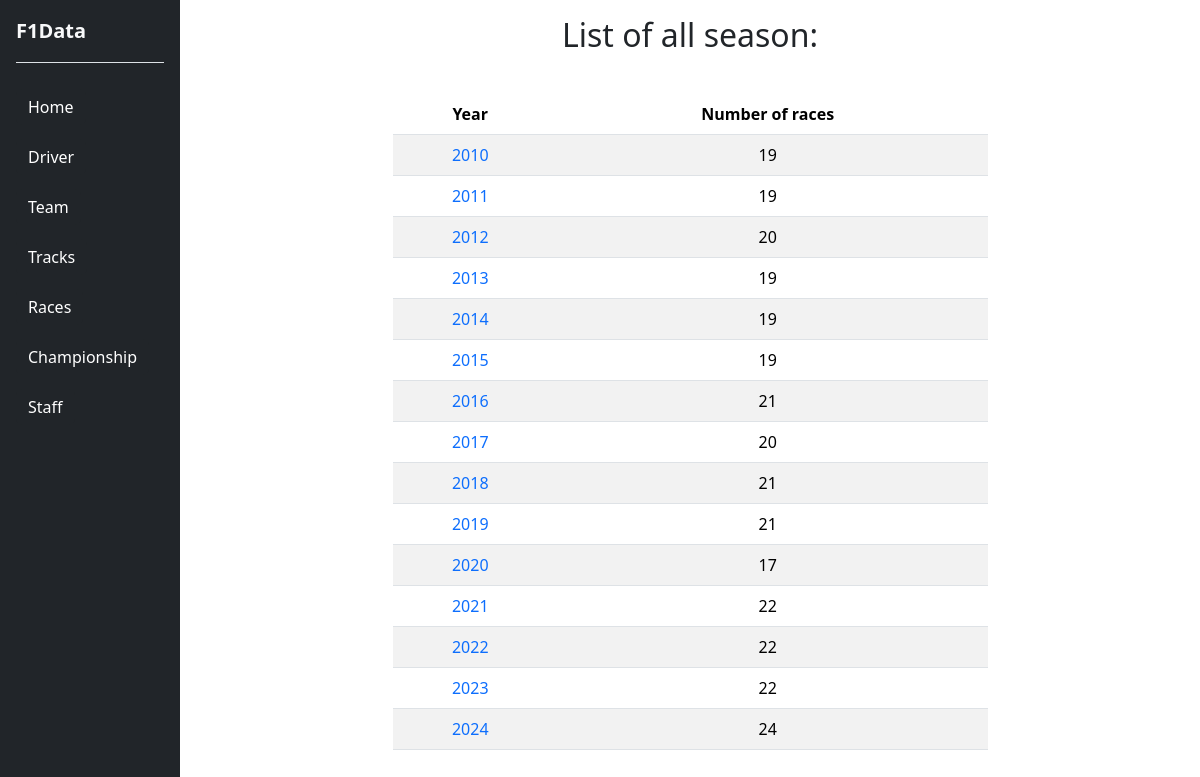
Screenshot of /championship.php?page=list with the database file from the repository.
### tables this page shows
create table Championship (
     championshipYear int not null,
     roundNumber int not null,
     primary key (championshipYear));

### championship.php (called while the page is built, shortened)
<?php
require_once 'bootstrap.php';
switch ($_GET['page']) {
    case 'list':
        $templateParams['title'] = 'F1Data - Championship list';
        $templateParams['name'] = 'championship/championshipListPage.php';
        $templateParams['season'] = $db->getAllChampionship();
        break;
}
require 'template/base.php';

### db/database.php (called while the page is built, shortened)
<?php
class DatabaseHelper
{
    private $db;
    public function __construct($servername, $username, $password, $dbname, $port)
    {
        $this->db = new mysqli($servername, $username, $password, $dbname, $port);
    }
    public function getAllChampionship()
    {
        $stmt = $this->db->prepare("SELECT * FROM Championship");
        $stmt->execute();
        $result = $stmt->get_result();
        return $result->fetch_all(MYSQLI_ASSOC);
    }
}

### bootstrap.php (called while the page is built, shortened)
<?php
require "db/database.php";
$db = new DatabaseHelper("localhost", "root", "", "F1Database", 3306);

### template/championship/championshipListPage.php (the view)
<main class="float-end d-flex align-items-center flex-column">
    <?php $season = $templateParams['season'] ?>
		<h2 class="my-3">List of all season:</h2>
        <div class="tableDiv col-7 mt-4">
            <table class="table text-center table-striped">
                <thead class="sticky-top">
                    <tr>
                        <th scope="col">Year</th>
                        <th scope="col">Number of races</th>
                    </tr>
                </thead>
                <tbody>
                    <?php foreach($season as $s): ?>
                    <tr>
                        <td><a href="./championship.php?page=detail&championshipYear=<?php echo $s['championshipYear'] ?>"><?php echo $s['championshipYear'] ?></a></td>
                        <td><?php echo $s['roundNumber'] ?></td>
                    </tr>
                    <?php endforeach; ?>
                </tbody>
            </table>
        </div>
	</main>

### style/style.css (style rules this page uses)
body { margin: 0; overflow-y: hidden; }
table a { text-decoration: none; }
main { width: 85%; height: 100vh; }
.tableDiv { max-height: 60%; overflow: auto; }

### rows the page displays
championship: championshipYear "2010", roundNumber "19"
championship: championshipYear "2011", roundNumber "19"
championship: championshipYear "2012", roundNumber "20"
championship: championshipYear "2013", roundNumber "19"
championship: championshipYear "2014", roundNumber "19"
championship: championshipYear "2015", roundNumber "19"
championship: championshipYear "2016", roundNumber "21"
championship: championshipYear "2017", roundNumber "20"
championship: championshipYear "2018", roundNumber "21"
championship: championshipYear "2019", roundNumber "21"
championship: championshipYear "2020", roundNumber "17"
championship: championshipYear "2021", roundNumber "22"
championship: championshipYear "2022", roundNumber "22"
championship: championshipYear "2023", roundNumber "22"
championship: championshipYear "2024", roundNumber "24"
